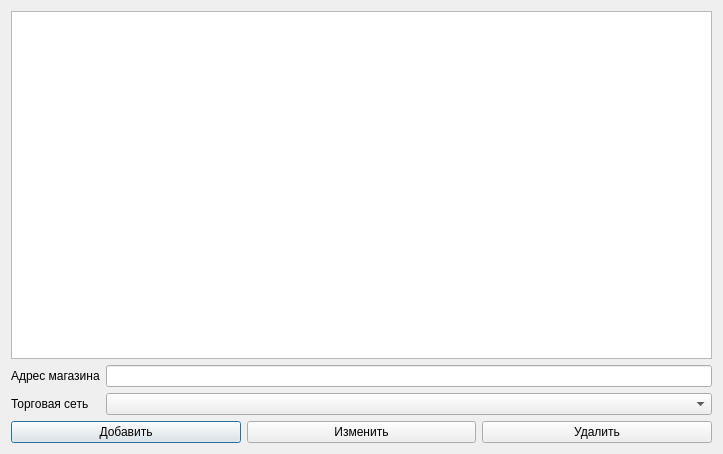
<?xml version="1.0" encoding="UTF-8"?>
<ui version="4.0">
 <class>MarketPlaceDialog</class>
 <widget class="QDialog" name="MarketPlaceDialog">
  <property name="geometry">
   <rect>
    <x>0</x>
    <y>0</y>
    <width>723</width>
    <height>454</height>
   </rect>
  </property>
  <property name="windowTitle">
   <string>Адреса магазинов</string>
  </property>
  <property name="windowIcon">
   <iconset>
    <normaloff>location.ico</normaloff>location.ico</iconset>
  </property>
  <layout class="QGridLayout" name="gridLayout">
   <item row="0" column="0">
    <layout class="QVBoxLayout" name="verticalLayout">
     <item>
      <widget class="QTableWidget" name="tableWidget"/>
     </item>
     <item>
      <layout class="QFormLayout" name="formLayout">
       <item row="0" column="0">
        <widget class="QLabel" name="label">
         <property name="text">
          <string>Адрес магазина</string>
         </property>
        </widget>
       </item>
       <item row="0" column="1">
        <widget class="QLineEdit" name="lineEditGoodName">
         <property name="sizePolicy">
          <sizepolicy hsizetype="Expanding" vsizetype="Preferred">
           <horstretch>0</horstretch>
           <verstretch>0</verstretch>
          </sizepolicy>
         </property>
        </widget>
       </item>
       <item row="1" column="0">
        <widget class="QLabel" name="label_2">
         <property name="text">
          <string>Торговая сеть</string>
         </property>
        </widget>
       </item>
       <item row="1" column="1">
        <widget class="QComboBox" name="cmbGoodType"/>
       </item>
      </layout>
     </item>
     <item>
      <layout class="QHBoxLayout" name="horizontalLayout">
       <item>
        <widget class="QPushButton" name="btnSave">
         <property name="sizePolicy">
          <sizepolicy hsizetype="Minimum" vsizetype="Preferred">
           <horstretch>0</horstretch>
           <verstretch>0</verstretch>
          </sizepolicy>
         </property>
         <property name="text">
          <string>Добавить</string>
         </property>
        </widget>
       </item>
       <item>
        <widget class="QPushButton" name="btnUpdate">
         <property name="sizePolicy">
          <sizepolicy hsizetype="Minimum" vsizetype="Preferred">
           <horstretch>0</horstretch>
           <verstretch>0</verstretch>
          </sizepolicy>
         </property>
         <property name="text">
          <string>Изменить</string>
         </property>
        </widget>
       </item>
       <item>
        <widget class="QPushButton" name="btnDelete">
         <property name="sizePolicy">
          <sizepolicy hsizetype="Minimum" vsizetype="Preferred">
           <horstretch>0</horstretch>
           <verstretch>0</verstretch>
          </sizepolicy>
         </property>
         <property name="text">
          <string>Удалить</string>
         </property>
        </widget>
       </item>
      </layout>
     </item>
    </layout>
   </item>
  </layout>
 </widget>
 <resources/>
 <connections/>
</ui>
